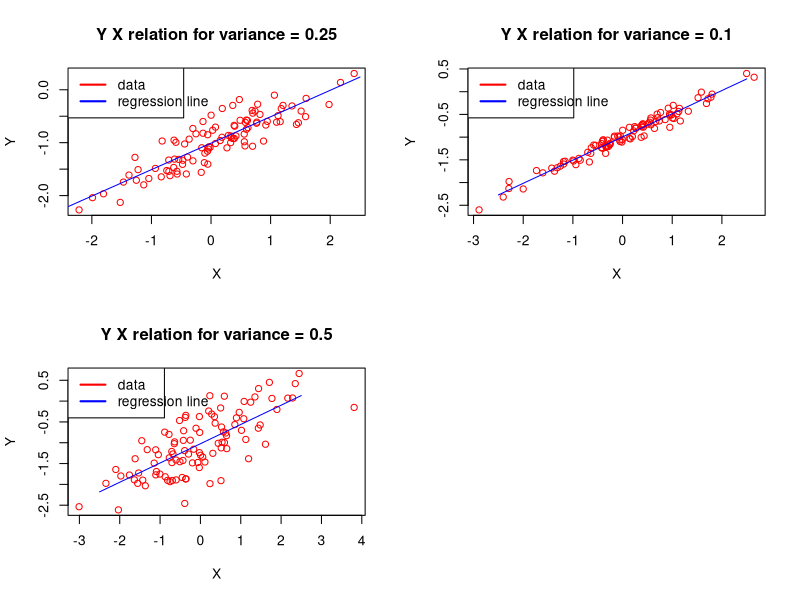

Recreate this plot in R.
# setting correct seed
set.seed(1)
par(mfrow=c(2,2))

# point A
x <- rnorm(100, 0, 1)

# point B
eps <- rnorm(100, 0, 0.25)

# point C
y <- -1.0 + 0.5 * x + eps

# vector y should have lenght 100, we can check it here:
len_of_y <- length(y)
len_of_y

# what are beta coeffs?
# beta0 is -1.0
# beta1 is 0.5
# TODO: CHECK IF THIS IS CORRECT! (chapter 6)

# point D
plot(x, y, main="Y X relation for variance = 0.25", xlab="X", ylab="Y", col="red") 


lin_reg_res <- lsfit(x, y)
beta_prim_0 <- lin_reg_res$coefficients[[1]]
beta_prim_1 <- lin_reg_res$coefficients[[2]]

# beta0: -1.00942315347694
# beta1: 0.499734903457018

# point F
# Add line
line_x <- seq(-2.5, 2.5, 0.1)
line_y <- beta_prim_0 + beta_prim_1 * line_x
lines(line_x, line_y, pch = 18, col = "blue", type = "l")

legend("topleft", legend=c("data", "regression line"),
       col=c("red", "blue"), lwd=2, lty=1, text.width = 1)


# point H
x_H <- rnorm(100, 0, 1)
eps_H <- rnorm(100, 0, 0.1)
y_H <- -1.0 + 0.5 * x_H + eps_H

len_of_y_H <- length(y_H)
len_of_y_H # Length of vector y_H is 100

plot(x_H, y_H, main="Y X relation for variance = 0.1", xlab="X", ylab="Y", col="red") 

lin_reg_res_H <- lsfit(x_H, y_H)
beta_prim_0_H <- lin_reg_res_H$coefficients[[1]]
beta_prim_1_H <- lin_reg_res_H$coefficients[[2]]

#beta_prim_0_H: -1.0047452424192024889
#beta_prim_1_H: 0.49250511190754014956

line_x_H <- seq(-2.5, 2.5, 0.2)
line_y_H <- beta_prim_0_H + beta_prim_1_H * line_x_H
lines(line_x_H, line_y_H, pch = 18, col = "blue", type = "l")

legend("topleft", legend=c("data", "regression line"),
       col=c("red", "blue"), lwd=2, lty=1, text.width = 1)


# point I
x_I <- rnorm(100, 0, 1)
eps_I <- rnorm(100, 0, 0.5)
y_I <- -1.0 + 0.5 * x_I + eps_I

len_of_y_I <- length(y_I)
len_of_y_I # Length of vector y_I is 100

plot(x_I, y_I, main="Y X relation for variance = 0.5", xlab="X", ylab="Y", col="red") 

lin_reg_res_I <- lsfit(x_I, y_I)
beta_prim_0_I <- lin_reg_res_I$coefficients[[1]]
beta_prim_1_I <- lin_reg_res_I$coefficients[[2]]

#beta_prim_0_I: -1.0237262120960126666
#beta_prim_1_I: 0.46252555953770113639

line_x_I <- seq(-2.5, 2.5, 0.2)
line_y_I <- beta_prim_0_I + beta_prim_1_I * line_x_I
lines(line_x_I, line_y_I, pch = 18, col = "blue", type = "l")

legend("topleft", legend=c("data", "regression line"),
       col=c("red", "blue"), lwd=2, lty=1, text.width = 1)
